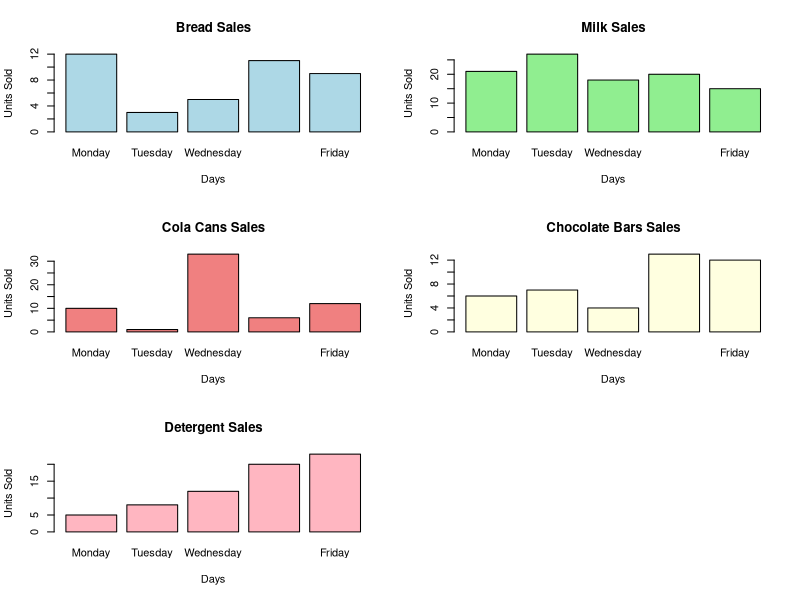
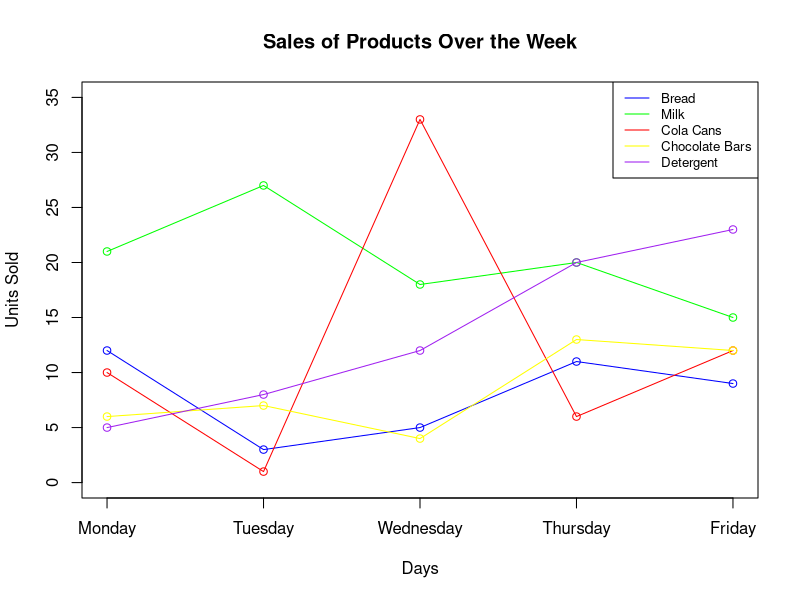

R code for these plots, in order:
# Creating vectors for each product
bread_sales <- c(12, 3, 5, 11, 9)
milk_sales <- c(21, 27, 18, 20, 15)
cola_cans_sales <- c(10, 1, 33, 6, 12)
chocolate_bars_sales <- c(6, 7, 4, 13, 12)
detergent_sales <- c(5, 8, 12, 20, 23)

# Days of the week
days <- c("Monday", "Tuesday", "Wednesday", "Thursday", "Friday")

# Set plotting layout to show 2x3 grid
par(mfrow = c(3, 2))

# Bar plot for bread sales
barplot(bread_sales, names.arg = days, 
        col = "lightblue", main = "Bread Sales",
        xlab = "Days", ylab = "Units Sold")

# Bar plot for milk sales
barplot(milk_sales, names.arg = days, 
        col = "lightgreen", main = "Milk Sales",
        xlab = "Days", ylab = "Units Sold")

# Bar plot for cola cans sales
barplot(cola_cans_sales, names.arg = days, 
        col = "lightcoral", main = "Cola Cans Sales",
        xlab = "Days", ylab = "Units Sold")

# Bar plot for chocolate bars sales
barplot(chocolate_bars_sales, names.arg = days, 
        col = "lightyellow", main = "Chocolate Bars Sales",
        xlab = "Days", ylab = "Units Sold")

# Bar plot for detergent sales
barplot(detergent_sales, names.arg = days, 
        col = "lightpink", main = "Detergent Sales",
        xlab = "Days", ylab = "Units Sold")

# Reset the plotting layout
par(mfrow = c(1, 1))

# Line plot comparing all product sales
plot(bread_sales, type = "o", col = "blue", 
     xlab = "Days", ylab = "Units Sold", 
     main = "Sales of Products Over the Week", 
     xaxt = "n", ylim = c(0, 35))
lines(milk_sales, type = "o", col = "green")
lines(cola_cans_sales, type = "o", col = "red")
lines(chocolate_bars_sales, type = "o", col = "yellow")
lines(detergent_sales, type = "o", col = "purple")

# Adding day labels to x-axis
axis(1, at = 1:5, labels = days)

# Add a legend to differentiate products
legend("topright", legend = c("Bread", "Milk", "Cola Cans", "Chocolate Bars", "Detergent"),
       col = c("blue", "green", "red", "yellow", "purple"), lty = 1, cex = 0.8)

